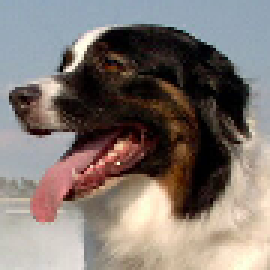
#> input picture ml/classifying_images/images/Dog_face.png, 90 x 90 px, found by its file name (shown 3 times larger)
$ python dog_face.py   (older library calls are emulated)
#> lines starting #> are read from the running program, lines starting #| are printed output that depends on the picture
#importing the required libraries
from skimage.io import imread
from skimage.transform import resize
from matplotlib import pyplot as plt
import matplotlib.cm as cm

#%matplotlib inline

example_file = ("images/Dog_face.png") #store the image as string in the example_file
image = imread(example_file, as_grey = True) #imread() method reads the string and as_grey tells the method to convert the image to gray scale
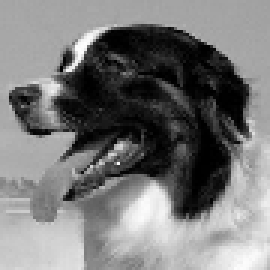
#> image: shape (90, 90) float64 (shown 3 times larger); min 0, max 0.995, mean 0.474
plt.imshow(image, cmap = cm.gray) #renders the image and uses a gray scale color map
plt.show() #this displays the image to us
#file_location = images/results/Dog_face_1.png
